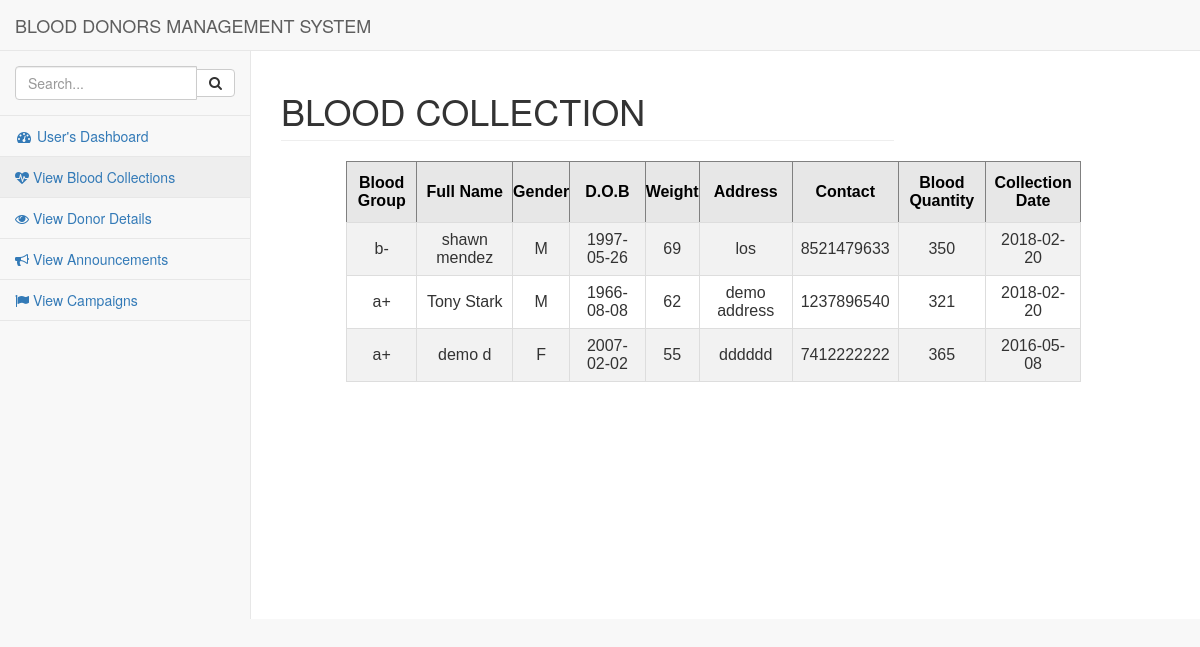
Page /userlog/userviewblood.php on the committed database.
### tables this page shows
CREATE TABLE IF NOT EXISTS `blood` (
`id` int(11) NOT NULL,
  `name` varchar(20) NOT NULL,
  `gender` varchar(20) NOT NULL,
  `dob` date NOT NULL,
  `weight` int(11) NOT NULL,
  `bloodgroup` varchar(3) NOT NULL,
  `address` varchar(20) NOT NULL,
  `contact` varchar(10) NOT NULL,
  `bloodqty` int(11) NOT NULL,
  `collection` date NOT NULL
);

### userlog/userviewblood.php (the view, shortened to what this page needs)
<html>
<head>
<link href="../vendor/bootstrap/css/bootstrap.min.css" rel="stylesheet">
<link href="../vendor/metisMenu/metisMenu.min.css" rel="stylesheet">
<link href="../dist/css/sb-admin-2.css" rel="stylesheet">
<link href="../vendor/font-awesome/css/font-awesome.min.css" rel="stylesheet" type="text/css">
</head>
<body>
<div id="wrapper">
<nav class="navbar navbar-default navbar-static-top" role="navigation" style="margin-bottom: 0">
    <div class="navbar-header">
        <a class="navbar-brand" href="userdashboard.php">BLOOD DONORS MANAGEMENT SYSTEM</a>
    </div>
    <div class="navbar-default sidebar" role="navigation">
        <div class="sidebar-nav navbar-collapse">
            <ul class="nav" id="side-menu">
                <li class="sidebar-search">
                    <div class="input-group custom-search-form">
                        <input type="text" class="form-control" placeholder="Search...">
                        <span class="input-group-btn">
                        <button class="btn btn-default" type="button">
                            <i class="fa fa-search"></i>
                        </button>
                    </span>
                    </div>
                </li>
                <li>
                            <a href="userdashboard.php"><i class="fa fa-dashboard fa-fw"></i> User's Dashboard</a>
                        </li>
                        <li>
                            <a href="userviewblood.php"><i class="fa fa-heartbeat"></i>  View Blood Collections </a>
                        </li>
                        <li>
                            <a href="userviewdonor.php"><i class="fa fa-edit fa-eye"></i> View Donor Details</a>
                        </li>
                        <li>
                            <a href="userviewannouncements.php"><i class="fa fa-bullhorn"></i> View Announcements </a>
                        </li>
                        <li>
                            <a href="userviewcampaigns.php"><i class="fa fa-flag"></i> View Campaigns </a>
                        </li>
            </ul>
        </div>
        </div>
        </nav>
<div id="page-wrapper">
<div class="row">
<div class="col-lg-12">
                    <h1 class="page-header">BLOOD COLLECTION</h1>
                </div>
<?php
$qry="select * from blood";
$result=mysqli_query($conn,$qry);
echo"<table border='1' id='donor'>
<tr>
    <th>Blood Group</th>
    <th>Full Name</th>
    <th>Gender</th>
    <th>D.O.B</th>
    <th>Weight</th>
    <th>Address</th>
    <th>Contact</th>
    <th>Blood Quantity</th>
    <th>Collection Date</th>
</tr>";
while($row=mysqli_fetch_array($result)){
  echo"<tr>
  <td>".$row['bloodgroup']."</td>
  <td>".$row['name']."</td>
  <td>".$row['gender']."</td>
  <td>".$row['dob']."</td>
  <td>".$row['weight']."</td>
  <td>".$row['address']."</td>
  <td>".$row['contact']."</td>
  <td>".$row['bloodqty']."</td>
  <td>".$row['collection']."</td>
</tr>";
}
?>
</div>
</div>
</div>
</body>
</html>

### userlog/userviewblood.php (style rules this page uses)
#donor { font-family: "Trebuchet MS", Arial, Helvetica, sans-serif; border-collapse: collapse; width: 80%; margin-top:100px; margin-left:80px; }
#donor td, #customers th { border: 1px solid #ddd; padding: 8px; text-align:center; }
#donor tr:nth-child(even) { background-color: #f2f2f2; }
#donor th { padding-top: 12px; padding-bottom: 12px; text-align: center; background-color: #e7e7e7; color: black; }

### rows in the picture
blood: bloodgroup "b-", name "shawn mendez", gender "M", dob "1997-05-26", weight "69", address "los", contact "8521479633", bloodqty "350", collection "2018-02-20"
blood: bloodgroup "a+", name "Tony Stark", gender "M", dob "1966-08-08", weight "62", address "demo address", contact "1237896540", bloodqty "321", collection "2018-02-20"
blood: bloodgroup "a+", name "demo d", gender "F", dob "2007-02-02", weight "55", address "dddddd", contact "7412222222", bloodqty "365", collection "2016-05-08"
